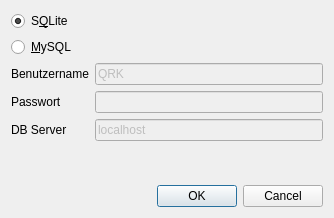
<?xml version="1.0" encoding="UTF-8"?>
<ui version="4.0">
 <class>DatabaseDefinition</class>
 <widget class="QDialog" name="DatabaseDefinition">
  <property name="geometry">
   <rect>
    <x>0</x>
    <y>0</y>
    <width>334</width>
    <height>218</height>
   </rect>
  </property>
  <property name="windowTitle">
   <string>Datenbank Einstellungen</string>
  </property>
  <layout class="QVBoxLayout" name="verticalLayout">
   <item>
    <widget class="QRadioButton" name="sqlite">
     <property name="text">
      <string>S&amp;QLite</string>
     </property>
     <property name="checked">
      <bool>true</bool>
     </property>
    </widget>
   </item>
   <item>
    <widget class="QRadioButton" name="mysql">
     <property name="text">
      <string>&amp;MySQL</string>
     </property>
    </widget>
   </item>
   <item>
    <layout class="QFormLayout" name="formLayout">
     <item row="0" column="1">
      <widget class="QLineEdit" name="username">
       <property name="enabled">
        <bool>false</bool>
       </property>
       <property name="text">
        <string>QRK</string>
       </property>
      </widget>
     </item>
     <item row="1" column="1">
      <widget class="QLineEdit" name="password">
       <property name="enabled">
        <bool>false</bool>
       </property>
       <property name="echoMode">
        <enum>QLineEdit::PasswordEchoOnEdit</enum>
       </property>
      </widget>
     </item>
     <item row="2" column="1">
      <widget class="QLineEdit" name="hostname">
       <property name="enabled">
        <bool>false</bool>
       </property>
       <property name="text">
        <string>localhost</string>
       </property>
      </widget>
     </item>
     <item row="0" column="0">
      <widget class="QLabel" name="label">
       <property name="text">
        <string>Benutzername</string>
       </property>
      </widget>
     </item>
     <item row="1" column="0">
      <widget class="QLabel" name="label_2">
       <property name="text">
        <string>Passwort</string>
       </property>
      </widget>
     </item>
     <item row="2" column="0">
      <widget class="QLabel" name="label_3">
       <property name="text">
        <string>DB Server</string>
       </property>
      </widget>
     </item>
    </layout>
   </item>
   <item>
    <widget class="QDialogButtonBox" name="buttonBox">
     <property name="orientation">
      <enum>Qt::Horizontal</enum>
     </property>
     <property name="standardButtons">
      <set>QDialogButtonBox::Cancel|QDialogButtonBox::Ok</set>
     </property>
    </widget>
   </item>
  </layout>
 </widget>
 <resources/>
 <connections>
  <connection>
   <sender>buttonBox</sender>
   <signal>accepted()</signal>
   <receiver>DatabaseDefinition</receiver>
   <slot>accept()</slot>
   <hints>
    <hint type="sourcelabel">
     <x>224</x>
     <y>166</y>
    </hint>
    <hint type="destinationlabel">
     <x>157</x>
     <y>184</y>
    </hint>
   </hints>
  </connection>
  <connection>
   <sender>buttonBox</sender>
   <signal>rejected()</signal>
   <receiver>DatabaseDefinition</receiver>
   <slot>reject()</slot>
   <hints>
    <hint type="sourcelabel">
     <x>292</x>
     <y>172</y>
    </hint>
    <hint type="destinationlabel">
     <x>286</x>
     <y>184</y>
    </hint>
   </hints>
  </connection>
  <connection>
   <sender>mysql</sender>
   <signal>toggled(bool)</signal>
   <receiver>username</receiver>
   <slot>setEnabled(bool)</slot>
   <hints>
    <hint type="sourcelabel">
     <x>26</x>
     <y>42</y>
    </hint>
    <hint type="destinationlabel">
     <x>195</x>
     <y>72</y>
    </hint>
   </hints>
  </connection>
  <connection>
   <sender>mysql</sender>
   <signal>toggled(bool)</signal>
   <receiver>password</receiver>
   <slot>setEnabled(bool)</slot>
   <hints>
    <hint type="sourcelabel">
     <x>60</x>
     <y>46</y>
    </hint>
    <hint type="destinationlabel">
     <x>147</x>
     <y>107</y>
    </hint>
   </hints>
  </connection>
  <connection>
   <sender>mysql</sender>
   <signal>toggled(bool)</signal>
   <receiver>hostname</receiver>
   <slot>setEnabled(bool)</slot>
   <hints>
    <hint type="sourcelabel">
     <x>87</x>
     <y>46</y>
    </hint>
    <hint type="destinationlabel">
     <x>139</x>
     <y>135</y>
    </hint>
   </hints>
  </connection>
 </connections>
</ui>
